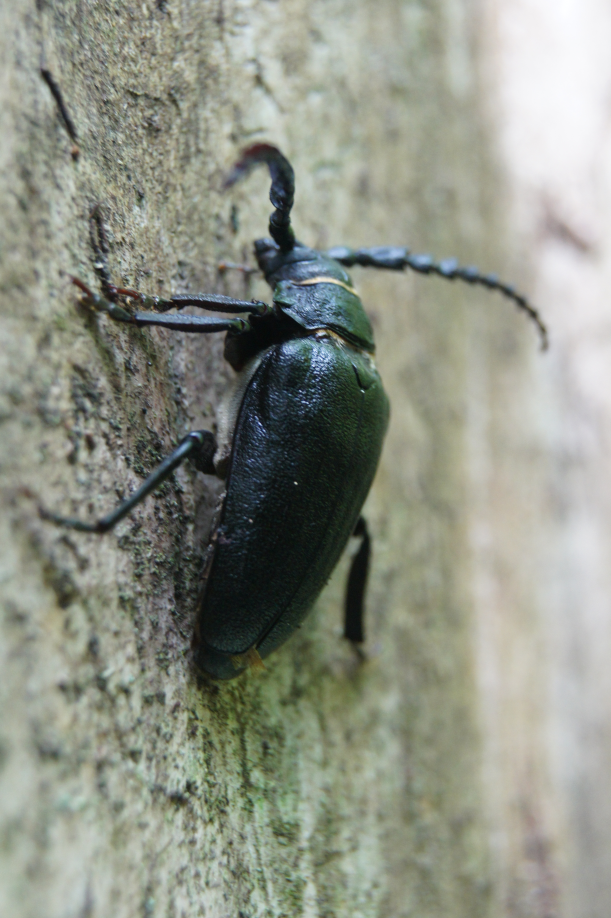
#> input picture Semestr 4/PIAD/Lab4/robal.png, 611 x 918 px, found by its file name
$ python Lab4.py
#> lines starting #> are read from the running program, lines starting #| are printed output that depends on the picture
import numpy as np
import matplotlib.pyplot as plt
import pylab as py
from skimage import data
from skimage import filters
from skimage import exposure
from PIL import Image
import matplotlib.image

#! Dyskretyzacja
# Zadanie 1,2,3
def sinus(f,fs):
    # f-czestotliwosc sygnalu, fs-czestotliwosc probkowania
#> called with f = 10, fs = 20
    czas = np.arange(0,1,(1/fs))
    s  =[]
    for i in range(len(czas)):
        s.append(np.sin(2*np.pi*f*czas[i]))
    return czas,s

plt.subplot(2,5,1)
plt.plot(sinus(10,20)[0],sinus(10,20)[1])
plt.title('f = 10Hz, Fs = 20Hz')
plt.subplot(2,5,2)
plt.plot(sinus(10,21)[0],sinus(10,21)[1])
plt.title('f = 10Hz, Fs = 21Hz')
plt.subplot(2,5,3)
plt.plot(sinus(10,30)[0],sinus(10,30)[1])
plt.title('f = 10Hz, Fs = 30Hz')
plt.subplot(2,5,4)
plt.plot(sinus(10,45)[0],sinus(10,45)[1])
plt.title('f = 10Hz, Fs = 45Hz')
plt.subplot(2,5,5)
plt.plot(sinus(10,50)[0],sinus(10,50)[1])
plt.title('f = 10Hz, Fs = 20Hz')
plt.subplot(2,5,6)
plt.plot(sinus(10,100)[0],sinus(10,100)[1])
plt.title('f = 10Hz, Fs = 100Hz')
plt.subplot(2,5,7)
plt.plot(sinus(10,150)[0],sinus(10,150)[1])
plt.title('f = 10Hz, Fs = 150Hz')
plt.subplot(2,5,8)
plt.plot(sinus(10,200)[0],sinus(10,200)[1])
plt.title('f = 10Hz, Fs = 200Hz')
plt.subplot(2,5,9)
plt.plot(sinus(10,250)[0],sinus(10,250)[1])
plt.title('f = 10Hz, Fs = 250Hz')
plt.subplot(2,5,10)
plt.plot(sinus(10,1000)[0],sinus(10,1000)[1])
plt.title('f = 10Hz, Fs = 1000Hz')
plt.show()
#> figure, not shown here; panel 1: curve peaks at x = 0.6, y = 5.64e-15; panel 2: curve peaks at x = 0.524, y = 0.997; panel 3: curve peaks at x = 0.933, y = 0.866; panel 4: curve peaks at x = 0.822, y = 0.985

# Zadanie 4
# Twierdzenie Nyquista-Shannona - twierdzenie określające częstotliwość próbkowanie, aby wiernie odtworzyć sygnał mówi ono,
# że aby sygnał mógł zostać jednoznacznie odtworzony to częstotliwość próbkowania musi być przynajmniej 2 razy większa od częstotliwości sygnału

# Zadanie 5
# Aliasing - nieodwracalne zniekształcenie sygnału w procesie próbkowania

# Zadanie 6,7
obraz = plt.imread("C:/Users/smh2k/Desktop/PIAD/Lab4/robal.png")
#> obraz is the input picture: shape (918, 611, 3) float32; mean R, G, B 0.56, 0.576, 0.529
plt.imshow(obraz)

plt.ylim(200,300)
plt.xlim(230,300)
plt.axis((200,300,230,300))
#? axis i ylim+xlim daja podobne efekty

plt.title("imshow()")
plt.matshow(obraz)
plt.title("matshow()")
plt.show()

#! Kwantyzacja
# Zadanie 2
print(obraz.ndim)
#| 3

# Zadanie 3
image = Image.open("C:/Users/smh2k/Desktop/PIAD/Lab4/robal.png")
print(image.getbands)
#| <bound method Image.getbands of <PIL.PngImagePlugin.PngImageFile image mode=RGB size=611x918 at 0x7FEC3AD5CC10>>

# Zadanie 4
# oryginal
plt.subplot(2,2,1)
plt.title('Oryginal')
plt.imshow(obraz)
# wyznaczenie jasnosci piksela
o1 = plt.subplot(2,2,2)
plt.title('Metoda wyznaczania jasnosci piksela')
szarosc1 = (np.max(obraz,axis=2)+np.min(obraz,axis=2))/2
o1.imshow(szarosc1,cmap='gray')
# usrednienie wartosci piksela
o2 = plt.subplot(2,2,3)
plt.title('Metoda usrednienia wartosci piksela')
szarosc2 = np.mean(obraz,axis=2)
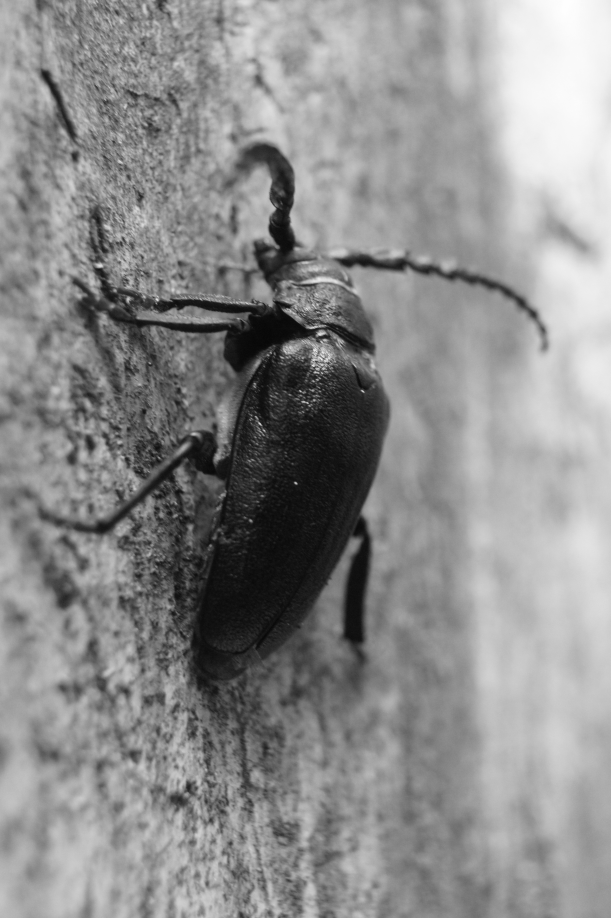
#> szarosc2: shape (918, 611) float32; min 0.0275, max 0.999, mean 0.555
o2.imshow(szarosc2,cmap='gray')
# wyznaczenie luminacji piksela
o3 = plt.subplot(2,2,4)
plt.title('Wyznaczenie luminacji piksela')
szarosc3 = 0.21*obraz[:,:,0]+0.72*obraz[:,:,1]+0.07*obraz[:,:,2]
o3.imshow(szarosc3,cmap='gray')
plt.show()
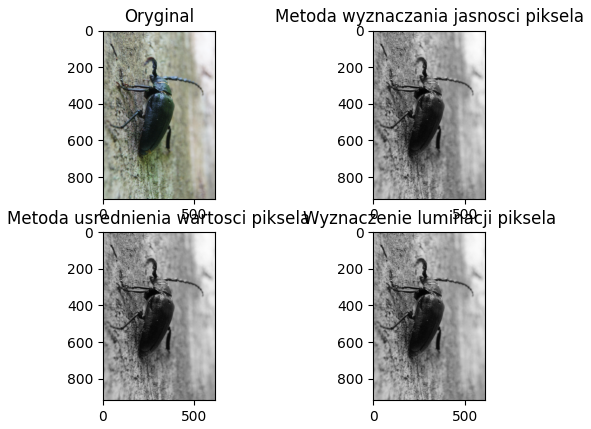
#> figure drawn by matplotlib, 4 panels

# Zadanie 5
dane1, bins1= np.histogram(szarosc1, bins=250)
#> dane1 = 250 values, max 6388 at index 147, min 5 at index 0, mean 2243.6; bins1 = 251 values from 0.0255 to 0.998
dane2, bins2= np.histogram(szarosc2, bins=250)
#> dane2 = 250 values, max 6374 at index 148, min 13 at index 0, mean 2243.6; bins2 = 251 values from 0.0275 to 0.999
dane3, bins3= np.histogram(szarosc3, bins=250)
#> dane3 = 250 values, max 6552 at index 158, min 8 at index 0, mean 2243.6; bins3 = 251 values from 0.0284 to 0.999
plt.hist(bins1[:-1], bins1, weights=dane1)
plt.title('Histogram: Wyznaczenie jasności piksela')
plt.show()
#> figure, not shown here; tallest bar 6388 high, from x = 0.597 to 0.601
plt.hist(bins2[:-1], bins2, weights=dane2)
plt.title("Histogram: Urdenienie wartości piksela")
plt.show()
#> figure, not shown here; tallest bar 6374 high, from x = 0.602 to 0.606
plt.hist(bins3[:-1], bins3, weights=dane3)
plt.title('Histogram: Wyznaczenie luminacji piksela')
plt.title
plt.show()
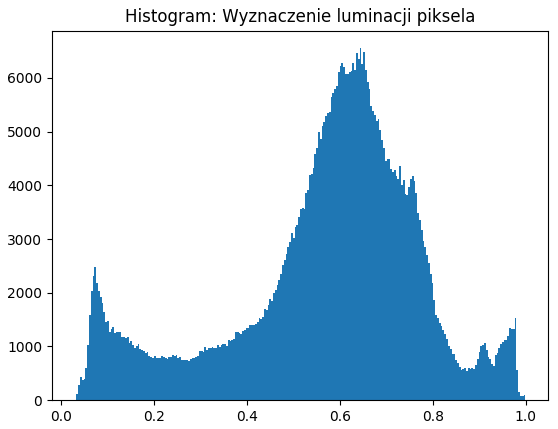
#> figure drawn by matplotlib, 1 panel; tallest bar 6552 high, from x = 0.642 to 0.646

# Zadanie 6
x, y = np.histogram(szarosc3,bins=16)
#> x = [18947, 20258, 14202, 12368, 13725, 17500, 23699, 41631, 69219, 93476, 89000, 65459, 42258, 13295, 12297, 13564]; y = 17 values from 0.0284 to 0.999
plt.hist(y[:-1], y, weights=x)
plt.axvline(sum(y)/len(y), color='red', linestyle='--')
plt.title("Histogram po redukcji liczby kolorow")
plt.show()
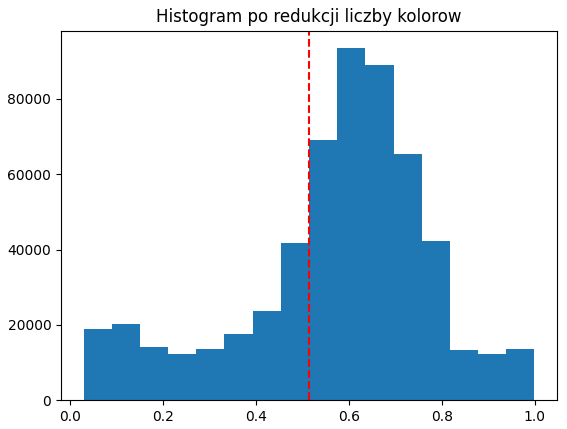
#> figure drawn by matplotlib, 1 panel; tallest bar 93476 high, from x = 0.574 to 0.635

#! Binaryzacja
# Zadanie 1 i 2
obraz = plt.imread("C:/Users/smh2k/Desktop/PIAD/Lab4/robal.png")
szarosc = (np.max(obraz,axis=2)+np.min(obraz,axis=2))/2
dane, bins = np.histogram(szarosc, bins=250)
#> dane has the same summary as dane1; bins = 251 values from 0.0255 to 0.998
plt.hist(bins[:-1], bins, weights=dane)
plt.show()
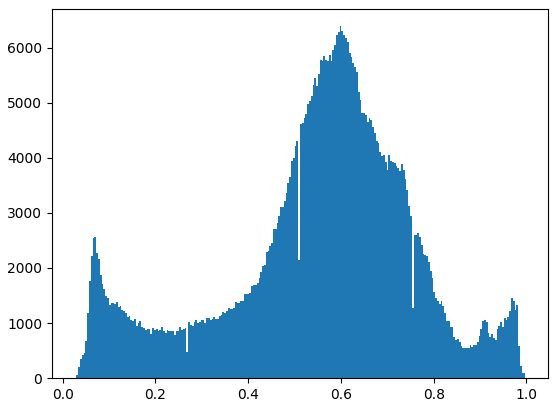
#> figure drawn by matplotlib, 1 panel; tallest bar 6388 high, from x = 0.597 to 0.601

# Zadanie 3
val = filters.threshold_otsu(szarosc)
#> val = 0.441
hist, bins_center = exposure.histogram(szarosc)
#> hist = 256 values, max 6377 at index 152, min 5 at index 0, mean 2191; bins_center = 256 values from 0.0274 to 0.996

# Zadanie 4 i 5
plt.subplot(1,2,1)
plt.imshow(szarosc < val, cmap='gray', interpolation='nearest')
plt.subplot(1,2,2)
plt.imshow(szarosc > val, cmap='gray', interpolation='nearest')
plt.show()
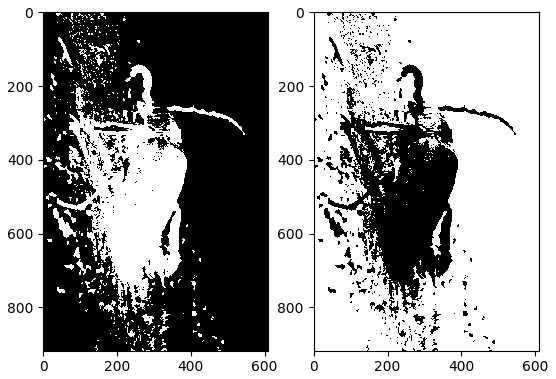
#> figure drawn by matplotlib, 2 panels
# Histogram
plt.plot(bins_center, hist, lw=2)
plt.axvline(val, color='k', ls='--')
plt.show()
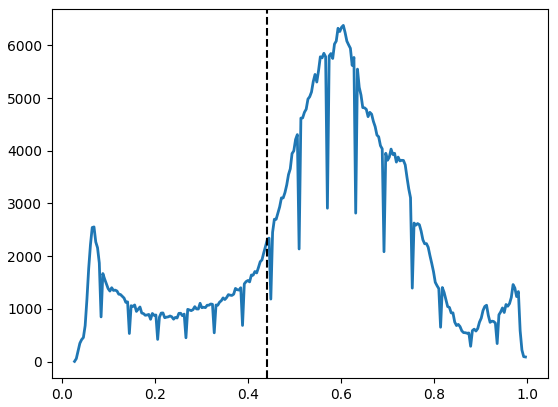
#> figure drawn by matplotlib, 1 panel; curve peaks at x = 0.605, y = 6377
